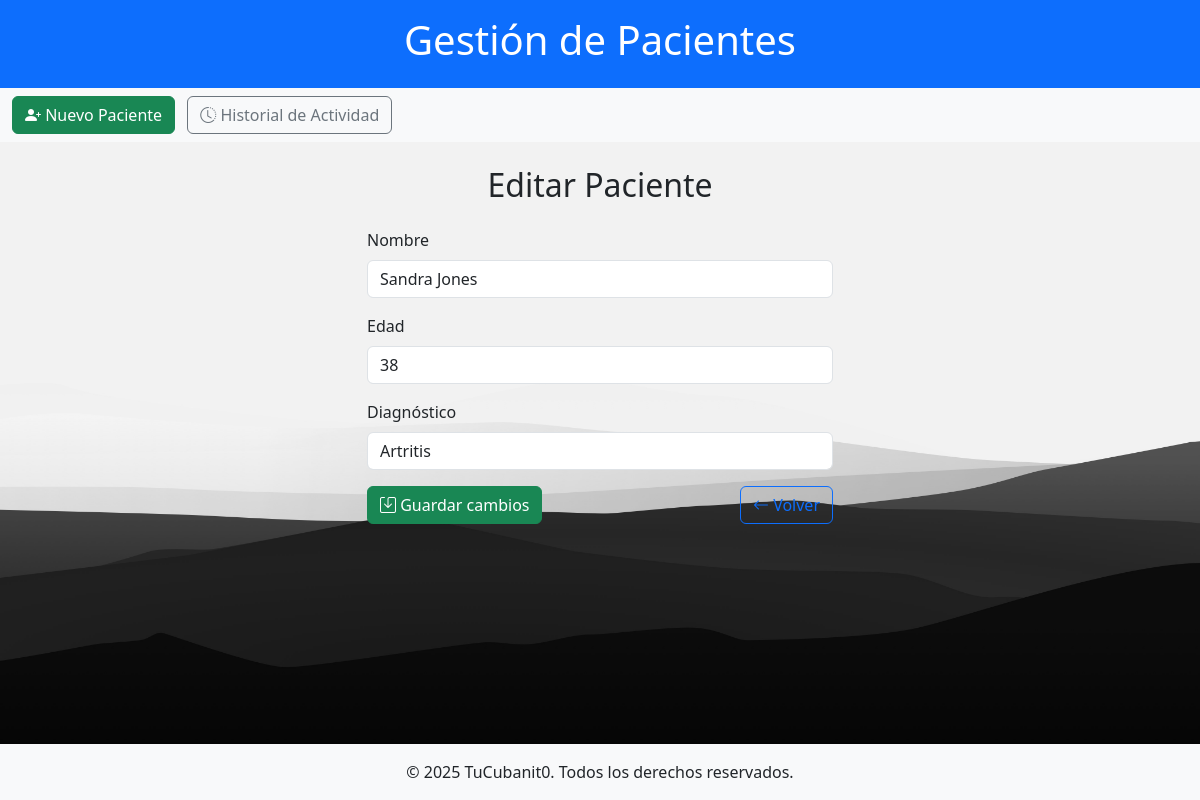
The app's page /editar_paciente/3 with its own data.
### tables this page shows
CREATE TABLE Pacientes (
                id INTEGER PRIMARY KEY AUTOINCREMENT,
                nombre TEXT NOT NULL,
                edad INTEGER NOT NULL,
                diagnostico TEXT NOT NULL
            );

### app.py (the view, shortened to what this page needs)
@app.route('/editar_paciente/<int:id>', methods=['GET', 'POST'])
def editar_paciente(id):
    try:
        paciente = db.obtener_paciente_por_id(id)
        if not paciente:
            abort(404, description="Paciente no encontrado")
    except Exception as e:
        logger.error(f"Error obteniendo paciente con ID {id}: {e}")
        abort(500, description="Error obteniendo datos del paciente.")
    return render_template('editar_paciente.html', paciente=paciente)

### app.py (called while the page is built)
@app.context_processor
def inject_current_year():
    return {'current_year': datetime.now().year}

### db.py (called while the page is built)
def handle_db_error(func):
    def wrapper(*args, **kwargs):
        try:
            return func(*args, **kwargs)
        except sqlite3.Error as e:
            print(f"Database error in {func.__name__}: {e}")
            return None
    return wrapper

@handle_db_error
def obtener_paciente_por_id(id: int) -> Optional[sqlite3.Row]:
    with sqlite3.connect(DATABASE_PATH) as conn:
        conn.row_factory = sqlite3.Row
        cursor = conn.cursor()
        cursor.execute(f'SELECT * FROM {TABLE_PACIENTES} WHERE {COLUMN_ID} = ?', (id,))
        return cursor.fetchone()

### templates/editar_paciente.html (shortened to what this page needs)
{% extends 'base.html' %}
{% block content %}
<div class="container-fluid">
    <div class="row justify-content-center">
        <div class="col-md-6 col-lg-5">
            <h2 class="mb-4 text-center">Editar Paciente</h2>
            <form method="post" novalidate>
                <div class="mb-3">
                    <label for="nombre" class="form-label">Nombre</label>
                    <input type="text" name="nombre" id="nombre" class="form-control" required
                        value="{{ paciente[1] }}" placeholder="Ej: Juan Pérez">
                </div>
                <div class="mb-3">
                    <label for="edad" class="form-label">Edad</label>
                    <input type="number" name="edad" id="edad" class="form-control" required min="0" max="120"
                        value="{{ paciente[2] }}" placeholder="Ej: 45">
                </div>
                <div class="mb-3">
                    <label for="diagnostico" class="form-label">Diagnóstico</label>
                    <input type="text" name="diagnostico" id="diagnostico" class="form-control" required
                        value="{{ paciente[3] }}" placeholder="Ej: Hipertensión">
                </div>
                <div class="d-flex justify-content-between">
                    <button type="submit" class="btn btn-success">
                        <i class="bi bi-save"></i> Guardar cambios
                    </button>
                    <a href="{{ url_for('index') }}" class="btn btn-outline-primary">
                        <i class="bi bi-arrow-left"></i> Volver
                    </a>
                </div>
            </form>
        </div>
    </div>
</div>
{% endblock %}

### static/css/style.css (style rules this page uses)
body { background-image: url('711093.jpg'); background-size: cover; background-repeat: no-repeat; background-attachment: fixed; background-position: center; margin: 0; font-family: Arial, sans-serif; color: #333; }

### records on screen
Pacientes: nombre "Sandra Jones", edad "38", diagnostico "Artritis"
